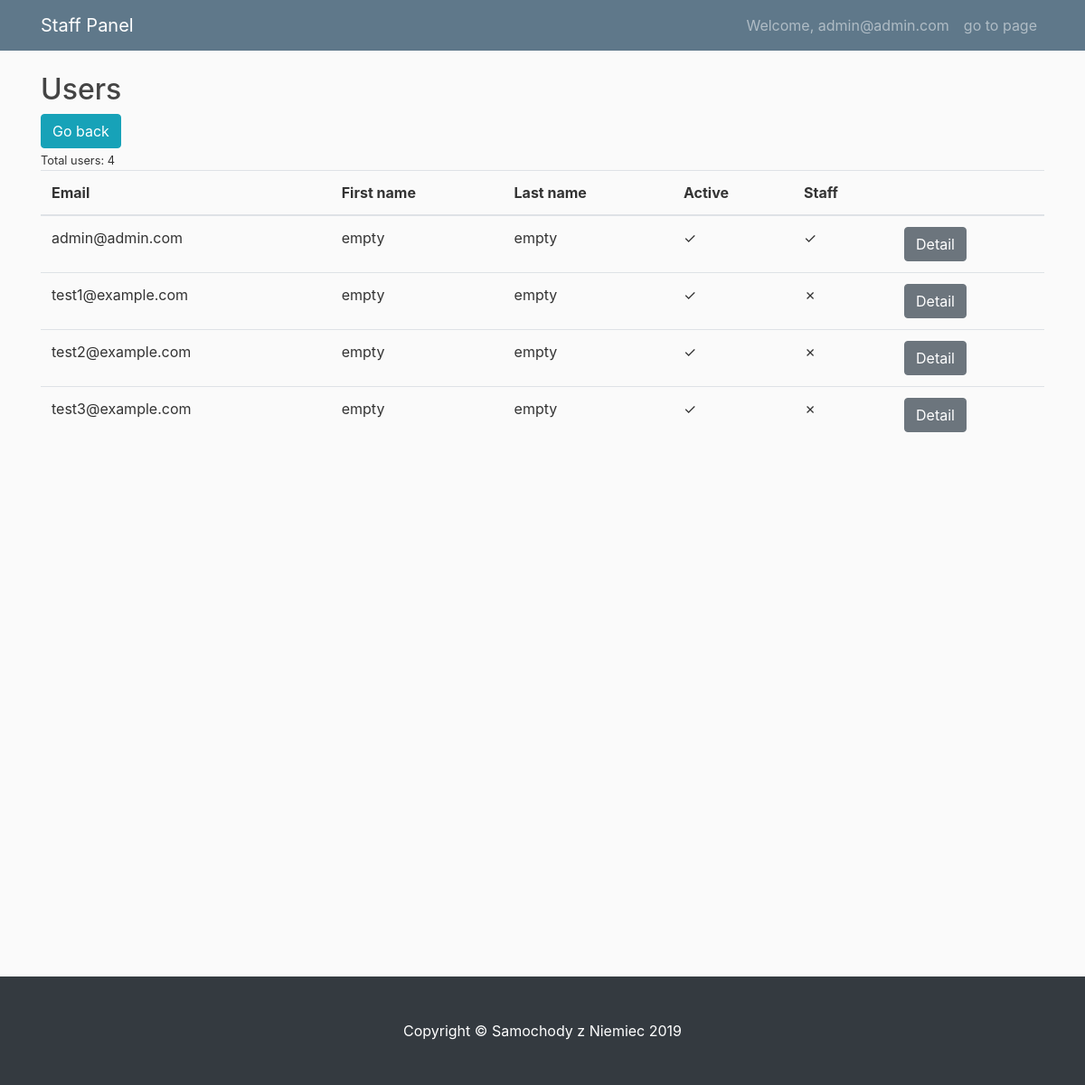
/staff/user_list (signed in), run on an earlier commit of the app's database.
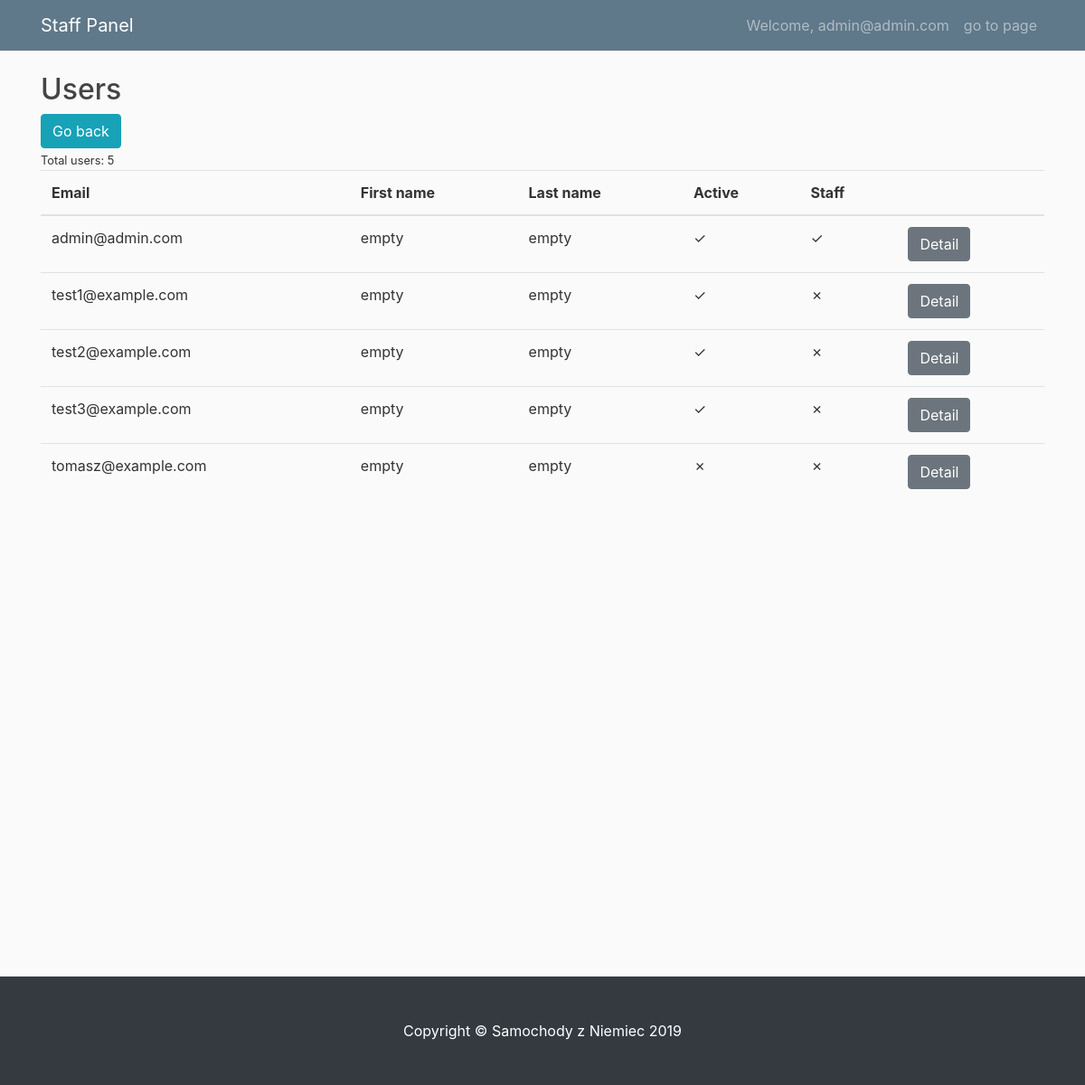
And on a later commit of the database.
### account/models.py (models this page shows, shortened)
class User(AbstractBaseUser):
    email = models.EmailField(max_length=255, unique=True)
    is_active = models.BooleanField(default=True)  # can login
    is_staff = models.BooleanField(default=False)  # staff user non superuser
    is_admin = models.BooleanField(default=False)  # superuser
    created = models.DateTimeField(auto_now_add=True)
    updated = models.DateTimeField(auto_now=True)
    USERNAME_FIELD = "email"  # username
    REQUIRED_FIELDS = []
    objects = UserManager()

### staff/decorators.py (the view)
    def wrap(request, *args, **kwargs):
        if request.user.is_authenticated and request.user.is_staff:
            return func(request, *args, **kwargs)
        elif request.user.is_authenticated:
            return redirect("shop:index")
        else:
            return redirect("account:login")

### cart/context_processors.py (called while the page is built)
def cart(request):
    return {'cart': Cart(request)}

### staff/templates/staff/user_list.html
{% extends 'staff/base.html' %}
{% load crispy_forms_tags %}
{% block content %}
<div class="row">
    <div class="col">
        <div>
            <h2>Users</h2>
        </div>
        <div class="row">
            <div class="col">
                <a href="{% url 'staff:panel'%}" class="btn btn-info">Go back</a>
            </div>
        </div>
        {% with users.count as total_users %}
        <small>Total users: {{total_users}} </small>
        {% endwith%}
        <table class="table table-hover">
            <thead>
                <tr>
                    <th scope="col">Email</th>
                    <th scope="col">First name</th>
                    <th scope="col">Last name</th>
                    <th scope="col">Active</th>
                    <th scope="col">Staff</th>
                    <th scope="col"></th>
                </tr>
            </thead>
            <tbody>
                {% for user in users%}
                <tr>
                    <td> {{user.email}} </td>
                    <td> {% if user.first_name %}{{user.first_name}}
                        {% else %}
                        empty
                        {% endif%}</td>
                    <td>{% if user.last_name %}{{user.last_name}}
                        {% else %}
                        empty
                        {% endif%}</td>
                    <td>{% if user.is_active %} &check;
                        {% else %}
                        &cross;
                        {% endif%}</td>
                    <td>{% if user.is_staff %} &check;
                        {% else %}
                        &cross;
                        {% endif%}</td>
                    <td><a href="{% url 'staff:user_detail' pk=user.pk%}" class="btn btn-secondary">Detail</a>
                    </td>
                </tr>
                {% endfor %}
            </tbody>
        </table>
    </div>
</div>
{% endblock %}

### staff/templates/staff/base.html (shortened to what this page needs)
{% load static %}
<!DOCTYPE html>
<html lang="en">
<head>
    <link rel="stylesheet" href="https://maxcdn.bootstrapcdn.com/bootstrap/4.0.0/css/bootstrap.min.css"
>
    <link href="{% static 'css/staff.css' %}" rel="stylesheet">
</head>
<body>
    <nav class="navbar navbar-expand-md navbar-dark bg-steel fixed-top">
        <div class="container">
            <a class="navbar-brand mr-4" href="{% url 'staff:panel' %}">Staff Panel</a>
            <div class="collapse navbar-collapse" id="navbarToggle">
                <div class="navbar-nav">
                    <a class="nav-item nav-link" href="{% url 'account:profile'%}">
                        Welcome, {{ user.email }}
                    </a>
                    <a class="nav-item nav-link" href="{% url 'shop:index'%}"> go to page </a>
                </div>
            </div>
        </div>
    </nav>
    <div class="container" style="min-height: 1000px;">
        {% block content%}
        {% endblock%}
    </div>
    <footer class="py-5 bg-dark">
        <div class="container">
            <p class="m-0 text-center text-white">Copyright &copy; Samochody z Niemiec 2019</p>
        </div>
    </footer>
</body>
</html>

What changed in the data, as far as the page shows it:
added User: email "tomasz@example.com"
Also different on the page:
{{ total_users }}: "4" → "5"
